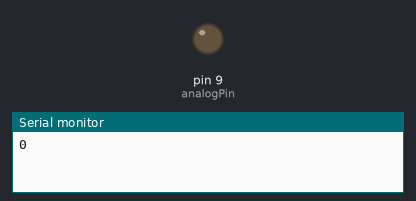
The sketch below on a simulated Arduino Uno, built with avr-gcc and run on an emulated ATmega328P. Parts: output pins drawn as LEDs (lit = HIGH), the last lines printed to the serial monitor.

Above: at 0.05 s.
At 4.85 s:
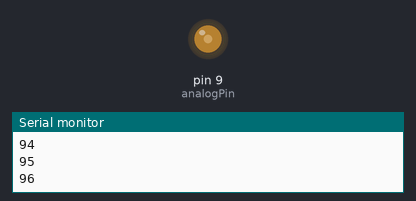
At 7.35 s:
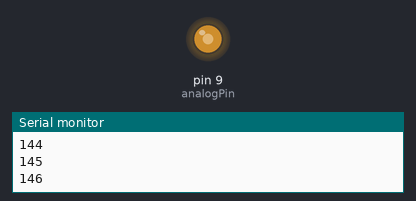
At 14.65 s:
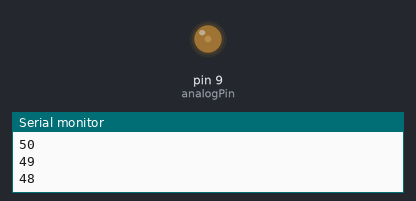
Timing chart, 0 to 22.2 s (numbered marks = the images above):
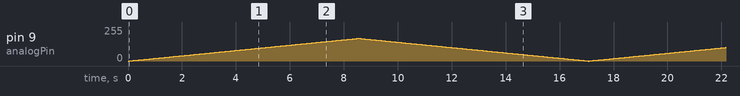

The sketch:

pwm.ino
```cpp
int analogPin=9;
int i=0;

void setup()
{
Serial.begin(9600);
}

void loop()
{
  for(i=0;i<170;i++)
  {
   analogWrite(analogPin, i);
   Serial.println(i);
   delay(50);
  }

  for( ; i>0;i--)
  {
   analogWrite(analogPin, i);
    Serial.println(i);
   delay(50);
  }


}
```
